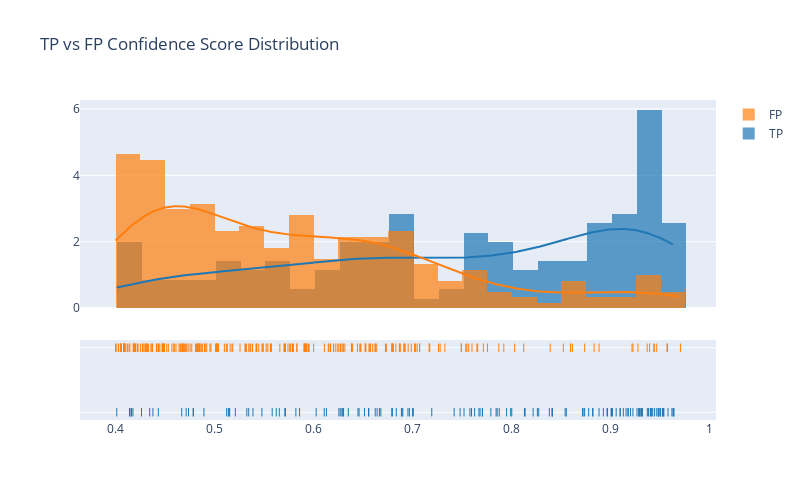

The code cell stored with this chart in its notebook:
### Code cell
# Histograms or distribution graphs of confidence scores for detections categorized as TP, FP, and FN. This visual inspection can provide a quick sense of whether confidence scores are generally reliable.
import plotly.figure_factory as ff

fig = ff.create_distplot([scores[tps==1], scores[fps==1]], ["TP", "FP"], bin_size=0.025, curve_type='kde')
fig.update_layout(title="TP vs FP Confidence Score Distribution",
                  width=800, height=500)
fig.show()

### Figure 1 — Plotly figure (JSON) as saved in the notebook; plotly's stock layout.template omitted (floating-point values rounded to 4 significant figures; data arrays with more than 128 entries replaced by an {"elided": "..."} marker saying what was removed)
{"data": [{"autobinx": false, "histnorm": "probability density", "legendgroup": "TP", "marker": {"color": "rgb(31, 119, 180)"}, "name": "TP", "opacity": 0.7, "type": "histogram", "x": {"elided": "141 float values"}, "xaxis": "x", "xbins": {"end": 0.9639, "size": 0.025, "start": 0.4016}, "yaxis": "y"}, {"autobinx": false, "histnorm": "probability density", "legendgroup": "FP", "marker": {"color": "rgb(255, 127, 14)"}, "name": "FP", "opacity": 0.7, "type": "histogram", "x": {"elided": "242 float values"}, "xaxis": "x", "xbins": {"end": 0.9705, "size": 0.025, "start": 0.4004}, "yaxis": "y"}, {"legendgroup": "TP", "marker": {"color": "rgb(31, 119, 180)"}, "mode": "lines", "name": "TP", "showlegend": false, "type": "scatter", "x": {"elided": "500 float values"}, "xaxis": "x", "y": {"elided": "500 float values"}, "yaxis": "y"}, {"legendgroup": "FP", "marker": {"color": "rgb(255, 127, 14)"}, "mode": "lines", "name": "FP", "showlegend": false, "type": "scatter", "x": {"elided": "500 float values"}, "xaxis": "x", "y": {"elided": "500 float values"}, "yaxis": "y"}, {"legendgroup": "TP", "marker": {"color": "rgb(31, 119, 180)", "symbol": "line-ns-open"}, "mode": "markers", "name": "TP", "showlegend": false, "type": "scatter", "x": {"elided": "141 float values"}, "xaxis": "x", "y": {"elided": "141 str values"}, "yaxis": "y2"}, {"legendgroup": "FP", "marker": {"color": "rgb(255, 127, 14)", "symbol": "line-ns-open"}, "mode": "markers", "name": "FP", "showlegend": false, "type": "scatter", "x": {"elided": "242 float values"}, "xaxis": "x", "y": {"elided": "242 str values"}, "yaxis": "y2"}], "layout": {"barmode": "overlay", "height": 500, "hovermode": "closest", "legend": {"traceorder": "reversed"}, "title": {"text": "TP vs FP Confidence Score Distribution"}, "width": 800, "xaxis": {"anchor": "y2", "domain": [0, 1], "zeroline": false}, "yaxis": {"anchor": "free", "domain": [0.35, 1], "position": 0}, "yaxis2": {"anchor": "x", "domain": [0, 0.25], "dtick": 1, "showticklabels": false}}}
